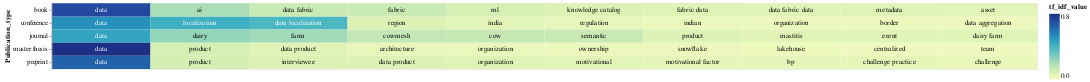

The cell this chart's notebook holds for it:
### Code cell
# Select the top terms for each PDF
top_terms_df_publication_type = result_df_tfidf_publication_type.groupby('Publication_type').head(10)

# Add a small random value to 'idf_value' for better visualization
top_terms_df_publication_type['tf_idf_value'] = top_terms_df_publication_type['tf_idf_value'] + np.random.rand(top_terms_df_publication_type.shape[0]) * 0.0001

# Create a base chart
base = alt.Chart(top_terms_df_publication_type).encode(
    x=alt.X('rank:O', axis=None),  # Use rank for x-axis
    y='Publication_type:N',
    color=alt.Color('tf_idf_value:Q', scale=alt.Scale(scheme='viridis')),
    text='top_word:N'  # Corrected column name to 'topic_word'
).transform_window(
    rank="rank()",
    sort=[alt.SortField("tf_idf_value", order="descending")],
    groupby=["Publication_type"]
)

# Create a heatmap
heatmap = base.mark_rect().encode(
    color='tf_idf_value:Q',
)

# Create text labels with conditional color
text = base.mark_text(baseline='middle').encode(
    text='top_word:N',
    color=alt.condition(alt.datum.tf_idf_value >= 0.4, alt.value('white'), alt.value('black'))
)

# Display the heatmap and text labels
chart_publication_type = (heatmap + text).properties(width=1500)
chart_publication_type

### Figure 1 — Vega-Lite specification as saved in the notebook (floating-point values rounded to 4 significant figures)
{"config": {"view": {"continuousWidth": 300, "continuousHeight": 300}}, "layer": [{"mark": {"type": "rect"}, "encoding": {"color": {"field": "tf_idf_value", "type": "quantitative"}, "text": {"field": "top_word", "type": "nominal"}, "x": {"axis": null, "field": "rank", "type": "ordinal"}, "y": {"field": "Publication_type", "type": "nominal"}}, "transform": [{"window": [{"op": "rank", "field": "", "as": "rank"}], "groupby": ["Publication_type"], "sort": [{"field": "tf_idf_value", "order": "descending"}]}]}, {"mark": {"type": "text", "baseline": "middle"}, "encoding": {"color": {"condition": {"test": "(datum.tf_idf_value >= 0.4)", "value": "white"}, "value": "black"}, "text": {"field": "top_word", "type": "nominal"}, "x": {"axis": null, "field": "rank", "type": "ordinal"}, "y": {"field": "Publication_type", "type": "nominal"}}, "transform": [{"window": [{"op": "rank", "field": "", "as": "rank"}], "groupby": ["Publication_type"], "sort": [{"field": "tf_idf_value", "order": "descending"}]}]}], "data": {"name": "data-a428576e63d9379a6e2221c2f8c18eac"}, "width": 1500, "$schema": "https://vega.github.io/schema/vega-lite/v5.15.1.json", "datasets": {"data-a428576e63d9379a6e2221c2f8c18eac": [{"Publication_type": "conference", "top_word": "data", "tf_idf_value": 0.5433}, {"Publication_type": "conference", "top_word": "localization", "tf_idf_value": 0.4452}, {"Publication_type": "conference", "top_word": "data localization", "tf_idf_value": 0.4163}, {"Publication_type": "conference", "top_word": "region", "tf_idf_value": 0.108}, {"Publication_type": "conference", "top_word": "india", "tf_idf_value": 0.08682}, {"Publication_type": "conference", "top_word": "regulation", "tf_idf_value": 0.07632}, {"Publication_type": "conference", "top_word": "indian", "tf_idf_value": 0.05439}, {"Publication_type": "conference", "top_word": "organization", "tf_idf_value": 0.05149}, {"Publication_type": "conference", "top_word": "border", "tf_idf_value": 0.05141}, {"Publication_type": "conference", "top_word": "data aggregation", "tf_idf_value": 0.05005}, {"Publication_type": "book", "top_word": "data", "tf_idf_value": 0.7348}, {"Publication_type": "book", "top_word": "ai", "tf_idf_value": 0.2303}, {"Publication_type": "book", "top_word": "data fabric", "tf_idf_value": 0.1641}, {"Publication_type": "book", "top_word": "fabric", "tf_idf_value": 0.158}, {"Publication_type": "book", "top_word": "ml", "tf_idf_value": 0.1332}, {"Publication_type": "book", "top_word": "knowledge catalog", "tf_idf_value": 0.1037}, {"Publication_type": "book", "top_word": "fabric data", "tf_idf_value": 0.1002}, {"Publication_type": "book", "top_word": "data fabric data", "tf_idf_value": 0.09911}, {"Publication_type": "book", "top_word": "metadata", "tf_idf_value": 0.0981}, {"Publication_type": "book", "top_word": "asset", "tf_idf_value": 0.08734}, {"Publication_type": "journal", "top_word": "data", "tf_idf_value": 0.4868}, {"Publication_type": "journal", "top_word": "dairy", "tf_idf_value": 0.2744}, {"Publication_type": "journal", "top_word": "farm", "tf_idf_value": 0.2478}, {"Publication_type": "journal", "top_word": "cowmesh", "tf_idf_value": 0.1771}, {"Publication_type": "journal", "top_word": "cow", "tf_idf_value": 0.174}, {"Publication_type": "journal", "top_word": "semantic", "tf_idf_value": 0.1619}, {"Publication_type": "journal", "top_word": "product", "tf_idf_value": 0.1106}, {"Publication_type": "journal", "top_word": "mastitis", "tf_idf_value": 0.09504}, {"Publication_type": "journal", "top_word": "erent", "tf_idf_value": 0.09452}, {"Publication_type": "journal", "top_word": "dairy farm", "tf_idf_value": 0.09267}, {"Publication_type": "preprint", "top_word": "data", "tf_idf_value": 0.6669}, {"Publication_type": "preprint", "top_word": "product", "tf_idf_value": 0.1368}, {"Publication_type": "preprint", "top_word": "interviewee", "tf_idf_value": 0.1144}, {"Publication_type": "preprint", "top_word": "data product", "tf_idf_value": 0.1129}, {"Publication_type": "preprint", "top_word": "organization", "tf_idf_value": 0.09851}, {"Publication_type": "preprint", "top_word": "motivational", "tf_idf_value": 0.08579}, {"Publication_type": "preprint", "top_word": "motivational factor", "tf_idf_value": 0.07665}, {"Publication_type": "preprint", "top_word": "bp", "tf_idf_value": 0.07515}, {"Publication_type": "preprint", "top_word": "challenge practice", "tf_idf_value": 0.07352}, {"Publication_type": "preprint", "top_word": "challenge", "tf_idf_value": 0.05911}, {"Publication_type": "master thesis", "top_word": "data", "tf_idf_value": 0.8159}, {"Publication_type": "master thesis", "top_word": "product", "tf_idf_value": 0.1356}, {"Publication_type": "master thesis", "top_word": "data product", "tf_idf_value": 0.1004}, {"Publication_type": "master thesis", "top_word": "architecture", "tf_idf_value": 0.06762}, {"Publication_type": "master thesis", "top_word": "organization", "tf_idf_value": 0.06352}, {"Publication_type": "master thesis", "top_word": "ownership", "tf_idf_value": 0.05606}, {"Publication_type": "master thesis", "top_word": "snowflake", "tf_idf_value": 0.05484}, {"Publication_type": "master thesis", "top_word": "lakehouse", "tf_idf_value": 0.04483}, {"Publication_type": "master thesis", "top_word": "centralized", "tf_idf_value": 0.04061}, {"Publication_type": "master thesis", "top_word": "team", "tf_idf_value": 0.04}]}}
